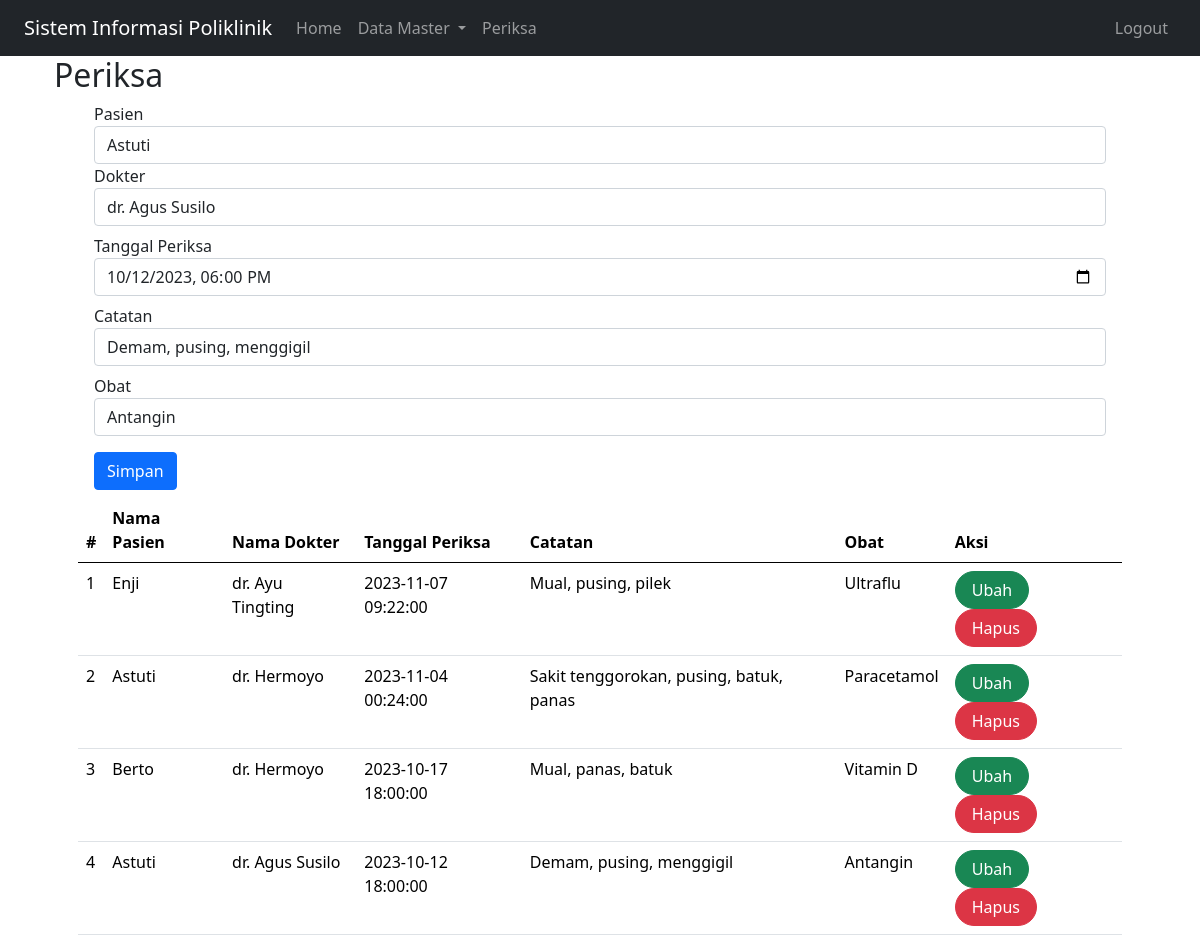
/index.php?page=periksa&id=3 (signed in), run on the app's committed database.
### tables this page shows
CREATE TABLE `periksa` (
  `id` int(10) NOT NULL,
  `id_pasien` int(11) NOT NULL,
  `id_dokter` int(11) NOT NULL,
  `tgl_periksa` datetime NOT NULL,
  `catatan` text NOT NULL,
  `obat` varchar(255) NOT NULL
);

CREATE TABLE `pasien` (
  `id` int(10) NOT NULL,
  `nama` varchar(255) NOT NULL,
  `alamat` varchar(255) NOT NULL,
  `no_hp` varchar(60) NOT NULL
);

CREATE TABLE `dokter` (
  `id` int(10) NOT NULL,
  `nama` varchar(255) DEFAULT NULL,
  `alamat` varchar(50) DEFAULT NULL,
  `no_hp` varchar(50) DEFAULT NULL
);

### periksa.php (the view, shortened to what this page needs)
<?php
    include_once("koneksi.php");
?>
<!DOCTYPE html>
<html lang="en">
<head>
    <link href="https://cdn.jsdelivr.net/npm/bootstrap@5.0.2/dist/css/bootstrap.min.css" rel="stylesheet">
</head>
<body>
    <div class="container">
        <form class="form-horizontal" method="POST" action="" name="myForm" onsubmit="return validateForm();">
            <?php
            $id_pasien = '';
            $id_dokter = '';
            $tgl_periksa = '';
            $catatan = '';
            $obat = '';
            if (isset($_GET['id'])) {
                $ambil = mysqli_query($mysqli, "SELECT * FROM periksa WHERE id='" . $_GET['id'] . "'");
                while ($row = mysqli_fetch_array($ambil)) {
                    $id_pasien = $row['id_pasien'];
                    $id_dokter = $row['id_dokter'];
                    $tgl_periksa = $row['tgl_periksa'];
                    $catatan = $row['catatan'];
                    $obat = $row['obat'];
                }
            ?>
            <?php
            }
            ?>
            <div class="form-group mx-sm-3 mb-2">
                <label for="inputPasien" class="sr-only">Pasien</label>
                <select class="form-control" name="id_pasien">
                    <?php
                    $selected = '';
                    $pasien = mysqli_query($mysqli, "SELECT * FROM pasien");
                    while ($data = mysqli_fetch_array($pasien)) {
                        if ($data['id'] == $id_pasien) {
                            $selected = 'selected="selected"';
                        } else {
                            $selected = '';
                        }
                    ?>
                        <option value="<?php echo $data['id'] ?>" <?php echo $selected ?>><?php echo $data['nama'] ?></option>
                    <?php
                    }
                    ?>
                </select>
                <label for="inputDokter" class="sr-only">Dokter</label>
                <select class="form-control" name="id_dokter">
                    <?php
                    $selected = '';
                    $dokter = mysqli_query($mysqli, "SELECT * FROM dokter");
                    while ($data = mysqli_fetch_array($dokter)) {
                        if ($data['id'] == $id_dokter) {
                            $selected = 'selected="selected"';
                        } else {
                            $selected = '';
                        }
                    ?>
                        <option value="<?php echo $data['id'] ?>" <?php echo $selected ?>><?php echo $data['nama'] ?></option>
                    <?php
                    }
                    ?>
                </select>
                <label for="inputTanggal" class="control-label mt-2">Tanggal Periksa</label>
                <div>
                    <input type="datetime-local" class="form-control" name="tgl_periksa" id="inputTanggal" placeholder="Tanggal Periksa" value="<?php echo $tgl_periksa ?>">
                </div>
                <label for="inputCatatan" class="control-label mt-2">Catatan</label>
                <div>
                    <input type="text" class="form-control" name="catatan" id="inputCatatan" placeholder="Catatan" value="<?php echo $catatan ?>">
                </div>
                <label for="inputObat" class="control-label mt-2">Obat</label>
                <div>
                    <input type="text" class="form-control" name="obat" id="inputObat" placeholder="Obat" value="<?php echo $obat ?>">
                </div>
                <div>
                    <button type="submit" class="btn btn-primary mt-3" name="simpan">Simpan</button>
                </div>
            </div>
        </form>
        <table class="table table-hover">
            <thead>
                <tr>
                    <th scope="col">#</th>
                    <th scope="col">Nama Pasien</th>
                    <th scope="col">Nama Dokter</th>
                    <th scope="col">Tanggal Periksa</th>
                    <th scope="col">Catatan</th>
                    <th scope="col">Obat</th>
                    <th scope="col">Aksi</th>
                </tr>
            </thead>
            <tbody>
                <?php
                $result = mysqli_query($mysqli, "SELECT pr.*,d.nama as 'nama_dokter', p.nama as 'nama_pasien' FROM periksa pr LEFT JOIN dokter d ON (pr.id_dokter=d.id) LEFT JOIN pasien p ON (pr.id_pasien=p.id) ORDER BY pr.tgl_periksa DESC");
                $no = 1;
                while ($data = mysqli_fetch_array($result)) {
                ?>
                    <tr>
                        <td><?php echo $no++ ?></td>
                        <td><?php echo $data['nama_pasien'] ?></td>
                        <td><?php echo $data['nama_dokter'] ?></td>
                        <td><?php echo $data['tgl_periksa'] ?></td>
                        <td><?php echo $data['catatan'] ?></td>
                        <td><?php echo $data['obat'] ?></td>
                        <td>
                            <a class="btn btn-success rounded-pill px-3" href="index.php?page=periksa&id=<?php echo $data['id'] ?>">Ubah</a>
                            <a class="btn btn-danger rounded-pill px-3" href="index.php?page=periksa&id=<?php echo $data['id'] ?>&aksi=hapus">Hapus</a>
                        </td>
                    </tr>
                <?php
                }
                ?>
            </tbody>
        </table>
    </div>
</body>
</html>

### data on the page
periksa: tgl_periksa "10/12/2023 18:00", catatan "Demam, pusing, menggigil", obat "Antangin", id_pasien.nama "Astuti", id_dokter.nama "dr. Agus Susilo", tgl_periksa "2023-10-12 18:00:00"
periksa: id_pasien.nama "Enji", id_dokter.nama "dr. Ayu Tingting", tgl_periksa "2023-11-07 09:22:00", catatan "Mual, pusing, pilek", obat "Ultraflu"
periksa: id_pasien.nama "Astuti", id_dokter.nama "dr. Hermoyo", tgl_periksa "2023-11-04 00:24:00", catatan "Sakit tenggorokan, pusing, batuk, panas", obat "Paracetamol"
periksa: id_pasien.nama "Berto", id_dokter.nama "dr. Hermoyo", tgl_periksa "2023-10-17 18:00:00", catatan "Mual, panas, batuk", obat "Vitamin D"

### other printed values
$_GET['page'] "Periksa"
form field id_pasien "Astuti"
form field id_dokter "dr. Agus Susilo"
